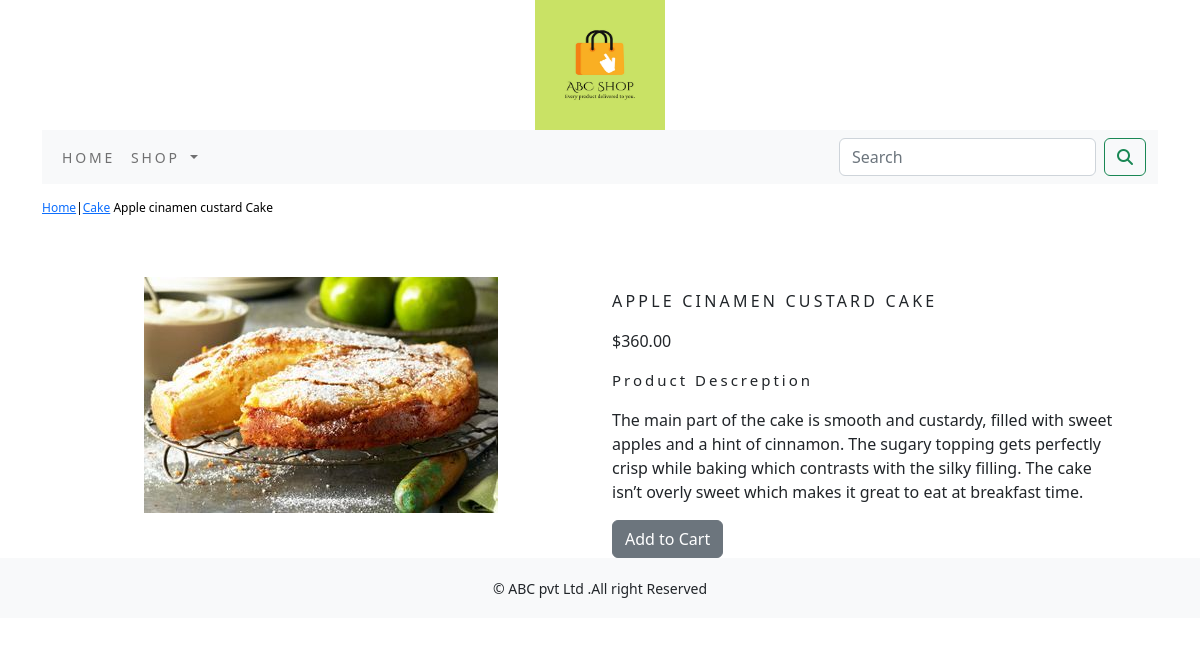
Screenshot of /shop/cake/apple-cinamen-custard-cake/ with the database file from the repository.
### shop/models.py (models this page shows, shortened)
class Product(models.Model):
    name=models.CharField(max_length=250,unique=True)
    slug=models.SlugField(max_length=250,unique=True)
    desc=models.TextField(blank=True)
    price=models.DecimalField(max_digits=10,decimal_places=2)
    category=models.ForeignKey(Category,on_delete=models.CASCADE)
    image=models.ImageField(upload_to='product',blank=True)
    stock=models.IntegerField()
    available=models.BooleanField(default=True)
    created=models.DateTimeField(auto_now_add=True)
    updated=models.DateTimeField(auto_now=True)
    class Meta:
        ordering=('name',)
        verbose_name='product'
        verbose_name_plural='products'

class Category(models.Model):
    name=models.CharField(max_length=250,unique=True)
    slug=models.SlugField(max_length=250,unique=True)
    desc=models.TextField(blank=True)
    image=models.ImageField(upload_to='category',blank=True)
    class Meta:
        ordering=('name',)
        verbose_name='category'
        verbose_name_plural='categories'
    def get_url(self):
        return reverse('shop:products_by_category',args=[self.slug])
    def __str__(self):
        return '{}'.format(self.name)

### shop/views.py (the view)
# urls.py: path('<slug:c_slug>/<slug:product_slug>/',views.proDetail,name='prodCatdetail'),
def proDetail(request,c_slug,product_slug):
    try:
        product=Product.objects.get(category__slug=c_slug,slug=product_slug)
    except Exception as e:
        raise e
    return render(request,'product.html',{'product':product})

### cart/context_processors.py (called while the page is built)
def counter(request):
    item_count=0
    if 'admin' in request.path:
       return {}
    else:
        try:
            cart=Cart.objects.filter(cart_id=_cart_id(request))
            cart_items=CartItem.objects.all().filter(cart=cart[:1])
            for cart_item in cart_items:
                item_count += cart_item.quantity
        except Cart.DoesNotExist:
            item_count =0
    return dict(item_count=item_count)

### cart/views.py (called while the page is built)
def _cart_id(request):
    cart=request.session.session_key
    if not cart:
        cart=request.session.create()
    return cart

### shop/context_processors.py (called while the page is built)
def menu_links(request):
    links=Category.objects.all()
    return dict(links=links)

### templates/product.html (shortened to what this page needs)
{% extends 'base.html' %}
{% load static %}
{% block content %}
<div class="row my_prod_row_class">
    <div class="mx_auto">
        <p><a href="{% url 'shop:allProCat' %}" >Home</a>|<a href="{{product.category.get_url}}">{{product.category}}</a>   {{product.name}} </p>
    </div>
</div>
<div class="container">
<br>
<div class="row">
    <div class="col-12 col-sm-12 col-md-12 col-lg-6 text-center">
        <div style="min-width:18rem;">
            <img src="{{product.image.url}}" alt="{{product.name}}">
        </div>
    </div>
        <div class="col-12 col-sm-12 col-md-12 col-lg-6">
            <div>
            <h1 class="my_prod_title">{{product.name}}</h1>
            <p>${{product.price}}</p>
            <p class="my_title">Product Descreption</p>
             <p class="text-justify my_prod_text">{{product.desc}}</p>
            {% if product.stock <= 0 %}
            <p class="text-justify my_prod_text"><b>Out of stock</b></p>
            {% else %}
            <a class="btn btn-secondary"  href="{% url 'cart:add_cart' product.id %}">Add to Cart</a>
            {% endif %}
        </div>
        </div>
    </div>
</div>
{% endblock %}

### static/css/custom.css (style rules this page uses)
body { font-family: 'Lora', serif; }
.my_title { font-size:15px; text_transform:uppercase; letter-spacing:.2em; }
.my_prod_row_class { padding-top:15px; padding-bottom:20px; }
.my_prod_row_class .mx_auto { color:#000; font-size:12px; text-decoration:none; }
.my_prod_title { font-size:16px; text-transform:uppercase; letter-spacing:.2em; padding-top:15px; padding-bottom:10px; }
.my_prod_text { padding-right:20px; }

### rows the page displays
Product: category "Cake", name "Apple cinamen custard Cake", image (picture), name "APPLE CINAMEN CUSTARD CAKE", price "360.00", desc "The main part of the cake is smooth and custardy, filled with sweet apples and a hint of cinnamon. The sugary topping gets perfectly crisp while baking which contrasts with the silky filling. The cake isn’t overly sweet which makes it great to eat at breakfast time."
